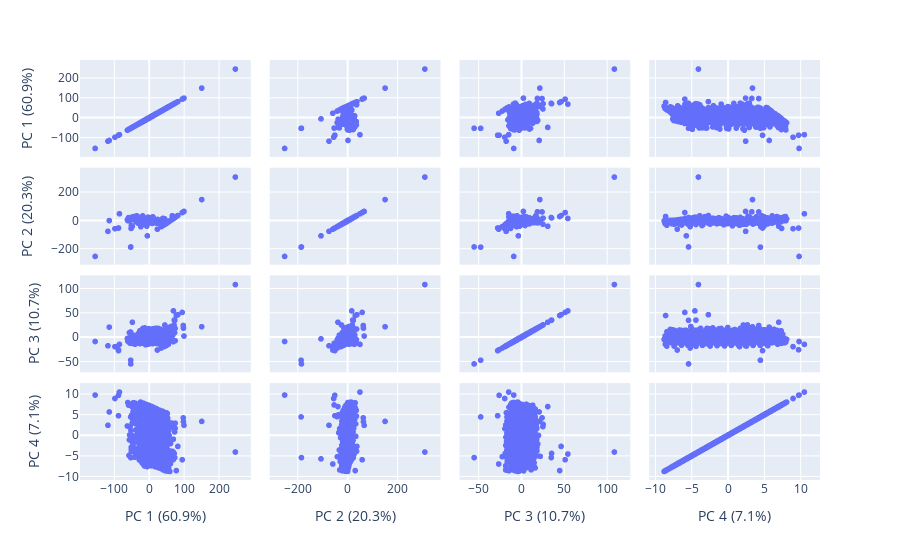

This figure's notebook cell:
### Markdown cell above
### Apply PCA to Reduce Dimensionality

### Code cell
import plotly.express as px
from sklearn.decomposition import PCA

pca = PCA()
components = pca.fit_transform(df_train[features])
labels = {
    str(i): f"PC {i+1} ({var:.1f}%)"
    for i, var in enumerate(pca.explained_variance_ratio_ * 100)
}
fig3 = px.scatter_matrix(
    components,
    labels=labels,
    dimensions=range(4),
)
fig3.update_traces(diagonal_visible=False)
fig3.show()

### Figure 1 — Plotly figure (JSON) as saved in the notebook; plotly's stock layout.template omitted (floating-point values rounded to 4 significant figures; data arrays with more than 128 entries replaced by an {"elided": "..."} marker saying what was removed)
{"data": [{"dimensions": [{"axis": {"matches": true}, "label": "PC 1 (60.9%)", "values": {"elided": "10076 float values"}}, {"axis": {"matches": true}, "label": "PC 2 (20.3%)", "values": {"elided": "10076 float values"}}, {"axis": {"matches": true}, "label": "PC 3 (10.7%)", "values": {"elided": "10076 float values"}}, {"axis": {"matches": true}, "label": "PC 4 (7.1%)", "values": {"elided": "10076 float values"}}], "hovertemplate": "%{xaxis.title.text}=%{x}<br>%{yaxis.title.text}=%{y}<extra></extra>", "legendgroup": "", "marker": {"color": "#636efa", "symbol": "circle"}, "name": "", "showlegend": false, "type": "splom"}], "layout": {"dragmode": "select", "legend": {"tracegroupgap": 0}, "margin": {"t": 60}}}
